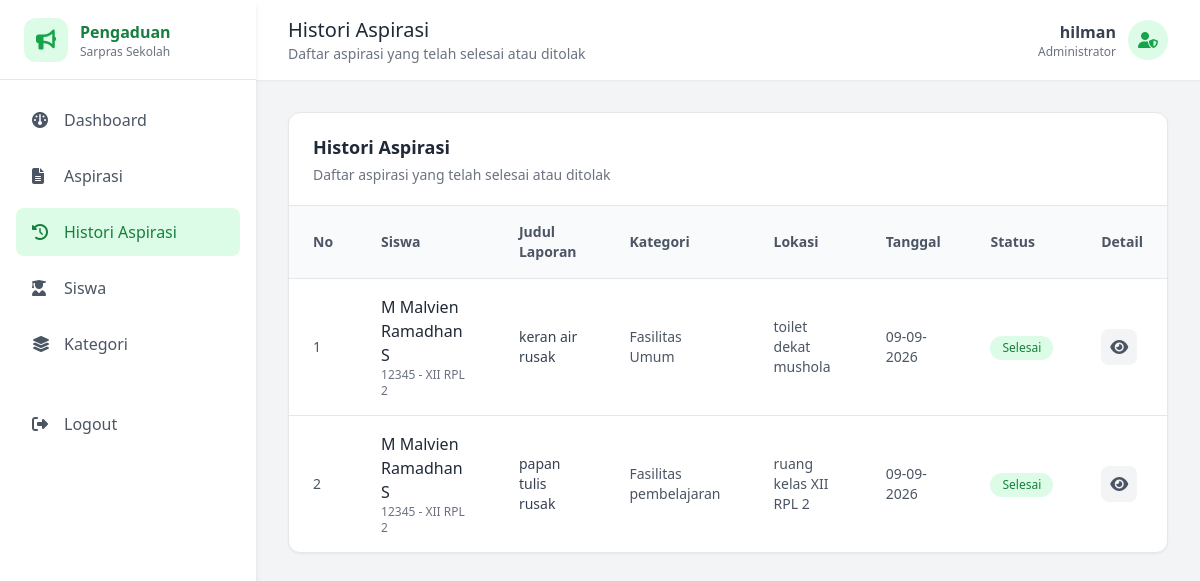
/Views/Admin/histori.php (signed in), run on an earlier commit of the app's database.
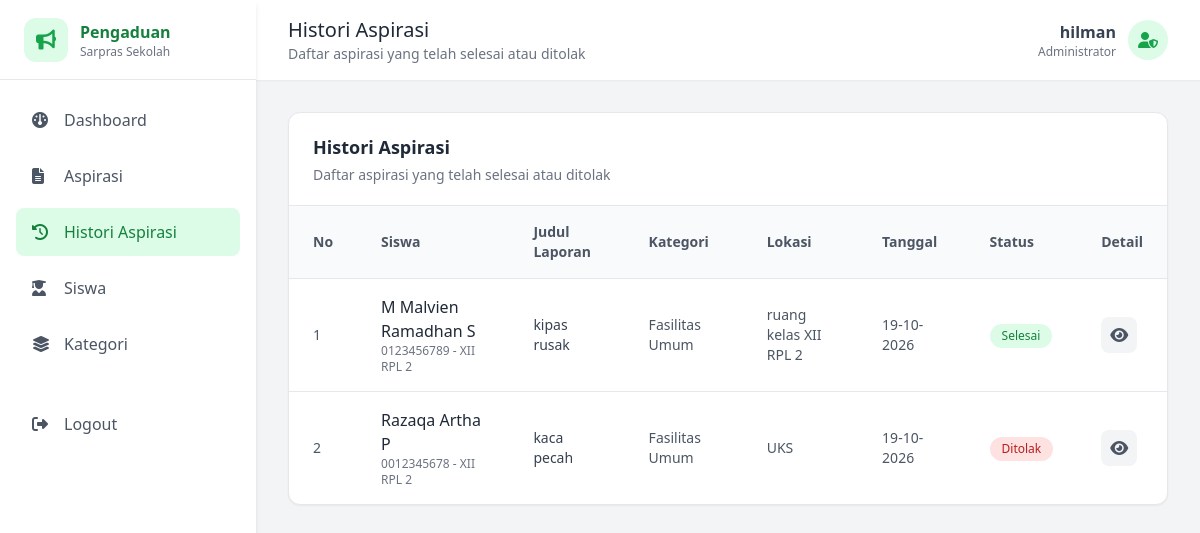
And on a later commit of the database.
### tables this page shows
CREATE TABLE `tb_aspirasi` (
  `id_aspirasi` int NOT NULL,
  `id_siswa` int NOT NULL,
  `id_kategori` int NOT NULL,
  `judul_laporan` varchar(100) NOT NULL,
  `keterangan` text NOT NULL,
  `lokasi` varchar(100) NOT NULL,
  `bukti_foto` varchar(100) NOT NULL,
  `tanggal_dikirim` timestamp NOT NULL,
  `status` enum('menunggu','diproses','selesai','ditolak') NOT NULL DEFAULT 'menunggu',
  `umpan_balik` text
);

CREATE TABLE `tb_siswa` (
  `id_siswa` int NOT NULL,
  `nis` varchar(10) NOT NULL,
  `nama_siswa` varchar(35) NOT NULL,
  `kelas` varchar(10) NOT NULL,
  `password` varchar(255) NOT NULL
);

CREATE TABLE `tb_kategori` (
  `id_kategori` int NOT NULL,
  `nama_kategori` varchar(50) NOT NULL
);

### Controllers/c_histori.php (called while the page is built, shortened)
<?php
require_once __DIR__ . '/../Models/m_histori.php';
$histori = new m_histori();
try {
    $limit = 10;
    $halaman = isset($_GET['halaman']) ? (int)$_GET['halaman'] : 1;
    $offset = ($halaman - 1) * $limit;
    $historis = $histori->tampil_histori(
        $limit,
        $offset
    );
    include_once __DIR__ . '/../Views/Admin/histori.php';
} catch (Exception $e) {
    echo $e->getMessage();
}
?>

### Models/M_koneksi.php (called while the page is built, shortened)
<?php
class m_koneksi{
   private $host = "localhost",
           $username = "root",
           $pass = "",
           $db = "pengaduan_sarpras_sekolah";
    function __construct()
    {
        $this->koneksi = mysqli_connect(
            $this->host,
            $this->username,
            $this->pass,
            $this->db
        );
        if ($this->koneksi) {
            return $this->koneksi;
        } else(
            die("koneksi ke database gagal:" . mysqli_connect_error())
        );
    }
}
?>

### Models/m_histori.php (called while the page is built, shortened)
<?php
require_once __DIR__ . '/m_koneksi.php';
class m_histori
{
   public function tampil_histori($limit = null, $offset = null)
{
    $koneksi = new m_koneksi();
    if ($limit !== null && $offset !== null) {
        $query = "SELECT
                    a.id_aspirasi,
                    a.judul_laporan,
                    a.keterangan,
                    a.lokasi,
                    a.bukti_foto,
                    a.tanggal_dikirim,
                    a.status,
                    s.nis,
                    s.nama_siswa,
                    s.kelas,
                    k.nama_kategori
                  FROM tb_aspirasi a
                  JOIN tb_siswa s ON a.id_siswa = s.id_siswa
                  JOIN tb_kategori k ON a.id_kategori = k.id_kategori
                  WHERE a.status IN ('selesai', 'ditolak')
                  ORDER BY a.tanggal_dikirim ASC
                  LIMIT $limit OFFSET $offset";
    } else {
        $query = "SELECT
                    a.id_aspirasi,
                    a.judul_laporan,
                    a.keterangan,
                    a.lokasi,
                    a.bukti_foto,
                    a.tanggal_dikirim,
                    a.status,
                    s.nis,
                    s.nama_siswa,
                    s.kelas,
                    k.nama_kategori
                  FROM tb_aspirasi a
                  JOIN tb_siswa s ON a.id_siswa = s.id_siswa
                  JOIN tb_kategori k ON a.id_kategori = k.id_kategori
                  WHERE a.status IN ('selesai', 'ditolak')
                  ORDER BY a.tanggal_dikirim ASC";
    }
    return mysqli_query($koneksi->koneksi, $query);
}
}
?>

### Views/Admin/histori.php (the view, shortened to what this page needs)
<?php
require_once '../../Controllers/c_histori.php';
?>
<!DOCTYPE html>
<html lang="id">
<head>
    <script src="https://cdn.tailwindcss.com"></script>
    <link rel="stylesheet"
        href="https://cdnjs.cloudflare.com/ajax/libs/font-awesome/6.5.2/css/all.min.css">
</head>
<body class="bg-gray-100">
    <aside class="fixed left-0 top-0 h-screen w-64 bg-white shadow-md">
        <div class="h-20 flex items-center px-6 border-b">
            <div class="w-11 h-11 bg-green-100 rounded-xl
                        flex items-center justify-center mr-3">
                <i class="fa-solid fa-bullhorn text-xl text-green-600"></i>
            </div>
            <div>
                <h1 class="font-bold text-green-700">
                    Pengaduan
                </h1>
                <p class="text-xs text-gray-500">
                    Sarpras Sekolah
                </p>
            </div>
        </div>
        <nav class="p-4">
            <a href="dashboard_admin.php"
                class="flex items-center gap-3 px-4 py-3
                       rounded-lg text-gray-600
                       hover:bg-green-50 hover:text-green-700
                       mb-2">
                <i class="fa-solid fa-gauge w-5"></i>
                <span>Dashboard</span>
            </a>
            <a href="daftar_aspirasi.php"
                class="flex items-center gap-3 px-4 py-3
                       rounded-lg text-gray-600
                       hover:bg-green-50 hover:text-green-700
                       mb-2">
                <i class="fa-solid fa-file-lines w-5"></i>
                <span>Aspirasi</span>
            </a>
            <a href="histori.php"
                class="flex items-center gap-3 px-4 py-3
                       rounded-lg bg-green-100 text-green-700
                       font-medium mb-2">
                <i class="fa-solid fa-clock-rotate-left w-5"></i>
                <span>Histori Aspirasi</span>
            </a>
            <a href="daftar_siswa.php"
                class="flex items-center gap-3 px-4 py-3
                       rounded-lg text-gray-600
                       hover:bg-green-50 hover:text-green-700
                       mb-2">
                <i class="fa-solid fa-user-graduate w-5"></i>
                <span>Siswa</span>
            </a>
            <a href="kategori.php"
                class="flex items-center gap-3 px-4 py-3
                       rounded-lg text-gray-600
                       hover:bg-green-50 hover:text-green-700
                       mb-2">
                <i class="fa-solid fa-layer-group w-5"></i>
                <span>Kategori</span>
            </a>
            <a href="../../Controllers/c_logout.php"
                onclick="return confirm('Yakin ingin logout?')"
                class="flex items-center gap-3 px-4 py-3
                       rounded-lg text-gray-600
                       hover:bg-red-50 hover:text-red-600
                       mt-8">
                <i class="fa-solid fa-right-from-bracket w-5"></i>
                <span>Logout</span>
            </a>
        </nav>
    </aside>
    <main class="ml-64 min-h-screen">
        <header class="bg-white h-20 shadow-sm
                       flex items-center justify-between px-8">
            <div>
                <h2 class="text-xl font-medium text-gray-800">
                    Histori Aspirasi
                </h2>
                <p class="text-sm text-gray-500">
                    Daftar aspirasi yang telah selesai atau ditolak
                </p>
            </div>
            <div class="flex items-center gap-3">
                <div class="text-right">
                    <p class="font-semibold text-gray-700">
                        <?= htmlspecialchars($_SESSION['username']); ?>
                    </p>
                    <p class="text-xs text-gray-500">
                        Administrator
                    </p>
                </div>
                <div class="w-10 h-10 rounded-full
                            bg-green-100
                            flex items-center justify-center">
                    <i class="fa-solid fa-user-shield text-green-600"></i>
                </div>
            </div>
        </header>
        <section class="p-8">
            <div class="bg-white rounded-xl shadow-sm
                        border border-gray-200 overflow-hidden">
                <div class="px-6 py-5 border-b border-gray-200">
                    <h3 class="text-lg font-semibold text-gray-800">
                        Histori Aspirasi
                    </h3>
                    <p class="text-sm text-gray-500 mt-1">
                        Daftar aspirasi yang telah selesai atau ditolak
                    </p>
                </div>
                <div class="overflow-x-auto">
                    <table class="w-full">
                        <thead class="bg-gray-50 border-b border-gray-200">
                            <tr>
                                <th class="px-6 py-4 text-left text-sm
                                           font-semibold text-gray-600">
                                    No
                                </th>
                                <th class="px-6 py-4 text-left text-sm
                                           font-semibold text-gray-600">
                                    Siswa
                                </th>
                                <th class="px-6 py-4 text-left text-sm
                                           font-semibold text-gray-600">
                                    Judul Laporan
                                </th>
                                <th class="px-6 py-4 text-left text-sm
                                           font-semibold text-gray-600">
                                    Kategori
                                </th>
                                <th class="px-6 py-4 text-left text-sm
                                           font-semibold text-gray-600">
                                    Lokasi
                                </th>
                                <th class="px-6 py-4 text-left text-sm
                                           font-semibold text-gray-600">
                                    Tanggal
                                </th>
                                <th class="px-6 py-4 text-left text-sm
                                           font-semibold text-gray-600">
                                    Status
                                </th>
                                <th class="px-6 py-4 text-left text-sm
                                           font-semibold text-gray-600">
                                    Detail
                                </th>
                            </tr>
                        </thead>
                        <tbody class="divide-y divide-gray-200">
                            <?php
                            $no = (($halaman - 1) * 10) + 1;
                            while ($data = mysqli_fetch_object($historis)) {
                            ?>
                                <tr class="hover:bg-gray-50">
                                    <td class="px-6 py-4 text-sm text-gray-600">
                                        <?php echo $no++; ?>
                                    </td>
                                    <td class="px-6 py-4">
                                        <p class="font-medium text-gray-800">
                                            <?php echo $data->nama_siswa; ?>
                                        </p>
                                        <p class="text-xs text-gray-500">
                                            <?php echo $data->nis; ?>
                                            -
                                            <?php echo $data->kelas; ?>
                                        </p>
                                    </td>
                                    <td class="px-6 py-4 text-sm text-gray-700">
                                        <?php echo $data->judul_laporan; ?>
                                    </td>
                                    <td class="px-6 py-4 text-sm text-gray-600">
                                        <?php echo $data->nama_kategori; ?>
                                    </td>
                                    <td class="px-6 py-4 text-sm text-gray-600">
                                        <?php echo $data->lokasi; ?>
                                    </td>
                                    <td class="px-6 py-4 text-sm text-gray-600">
                                        <?php echo date(
                                            'd-m-Y',
                                            strtotime($data->tanggal_dikirim)
                                        ); ?>
                                    </td>
                                    <td class="px-6 py-4">
                                        <?php if ($data->status == 'selesai') : ?>
                                            <span class="inline-flex px-3 py-1
                                                rounded-full text-xs
                                                font-medium
                                                bg-green-100 text-green-700">
                                                Selesai
                                            </span>
                                        <?php elseif ($data->status == 'ditolak') : ?>
                                            <span class="inline-flex px-3 py-1
                                                rounded-full text-xs
                                                font-medium
                                                bg-red-100 text-red-700">
                                                Ditolak
                                            </span>
                                        <?php endif; ?>
                                    </td>
                                    <td class="px-6 py-4">
                                        <a href="detail_aspirasi.php?id_aspirasi=<?= $data->id_aspirasi; ?>"
                                            class="inline-flex items-center justify-center
                                                w-9 h-9 rounded-lg
                                                bg-gray-100 text-gray-600
                                                hover:bg-green-100 hover:text-green-600"
                                            title="Lihat Detail">
                                            <i class="fa-solid fa-eye"></i>
                                        </a>
                                    </td>
                                </tr>
                            <?php
                            }
                            ?>
                        </tbody>
                    </table>
                </div>
            </div>
        </section>
    </main>
</body>
</html>

What changed in the data, as far as the page shows it:
removed tb_aspirasi: id_siswa.nama_siswa "M Malvien Ramadhan S", id_siswa.nis "12345", id_siswa.kelas "XII RPL 2", judul_laporan "keran air rusak", id_kategori.nama_kategori "Fasilitas Umum", lokasi "toilet dekat mushola", tanggal_dikirim "09-09-2026", status "Selesai"
removed tb_aspirasi: id_siswa.nama_siswa "M Malvien Ramadhan S", id_siswa.nis "12345", id_siswa.kelas "XII RPL 2", judul_laporan "papan tulis rusak", id_kategori.nama_kategori "Fasilitas pembelajaran", lokasi "ruang kelas XII RPL 2", tanggal_dikirim "09-09-2026", status "Selesai"
added tb_aspirasi: id_siswa.nama_siswa "M Malvien Ramadhan S", id_siswa.nis "0123456789", id_siswa.kelas "XII RPL 2", judul_laporan "kipas rusak", id_kategori.nama_kategori "Fasilitas Umum", lokasi "ruang kelas XII RPL 2", tanggal_dikirim "19-10-2026", status "Selesai"
added tb_aspirasi: id_siswa.nama_siswa "Razaqa Artha P", id_siswa.nis "0012345678", id_siswa.kelas "XII RPL 2", judul_laporan "kaca pecah", id_kategori.nama_kategori "Fasilitas Umum", lokasi "UKS", tanggal_dikirim "19-10-2026", status "Ditolak"
